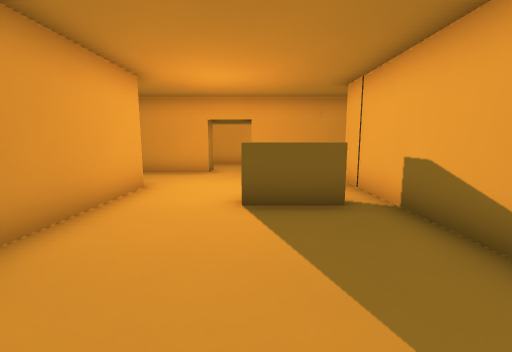
View 1 (above)

16 first-person views from a walk through a Godot game level. The camera is 1.2 m above the floor, tilts 8° down and sees 90° across. The floor is counted in squares, 1 m on a side. Each view is taken from the middle of a square. On the plan, view 1 faces up. The plan holds only what a view shows up to about 12 squares ahead; the rest is blank. The place goes on beyond the plan. Characters and animated objects are not drawn.

View 2
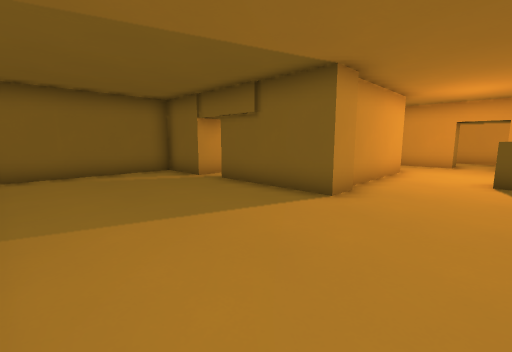

View 3
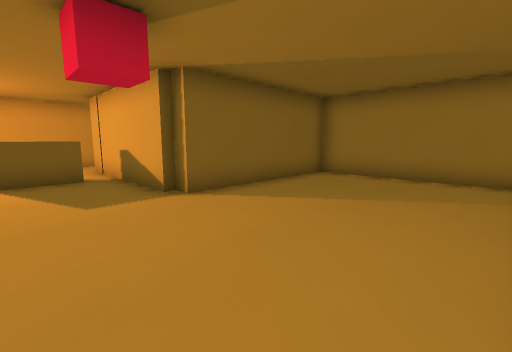

View 4
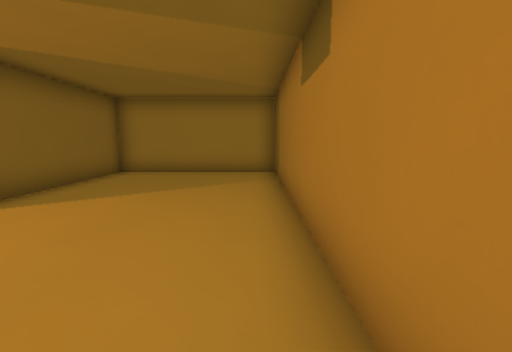

View 5
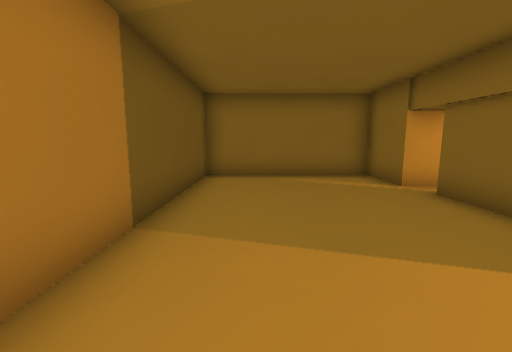

View 6
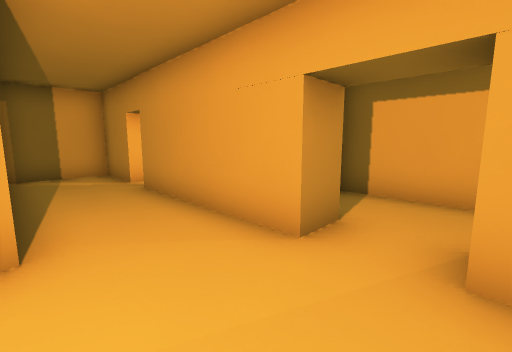

View 7
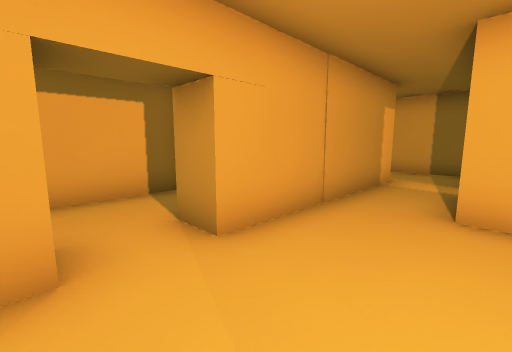

View 8
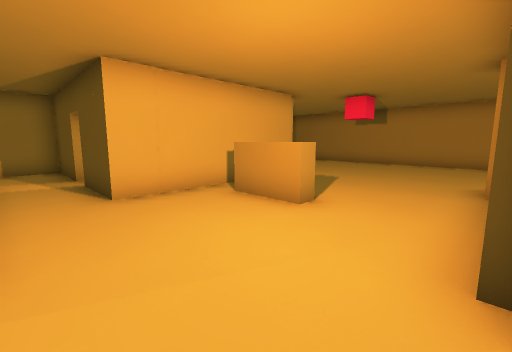

View 9
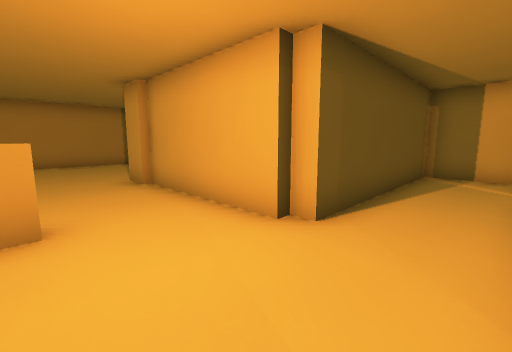

View 10
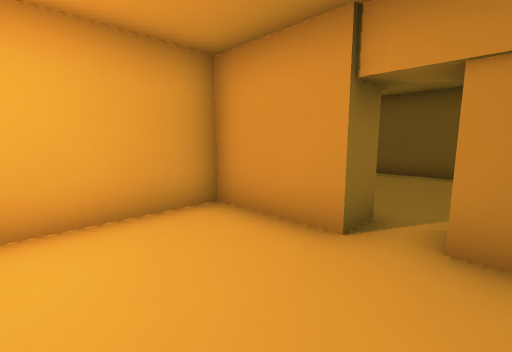

View 11
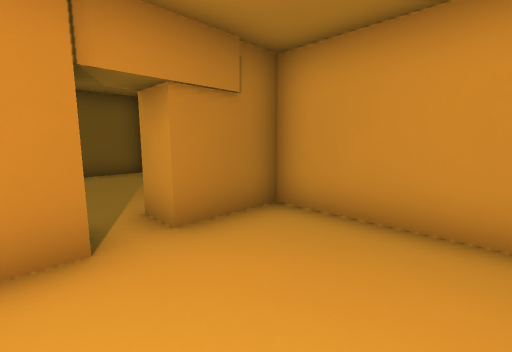

View 12
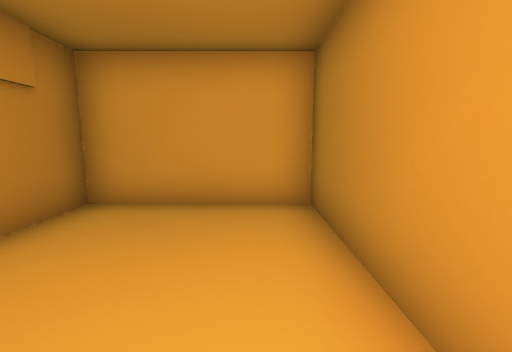

View 13
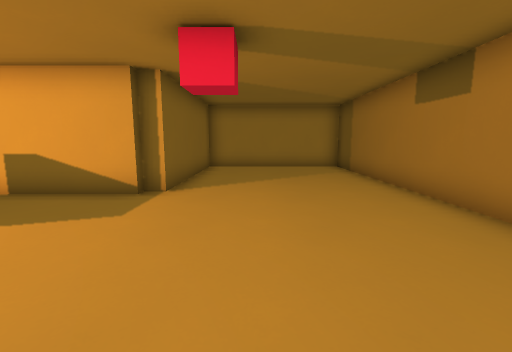

View 14
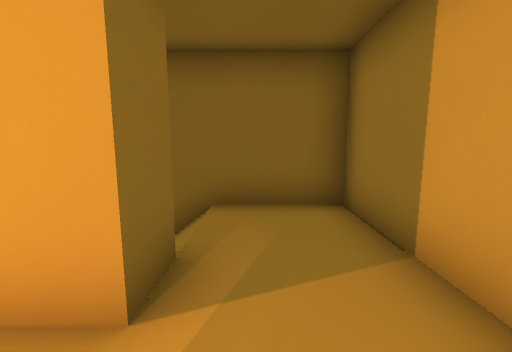

View 15
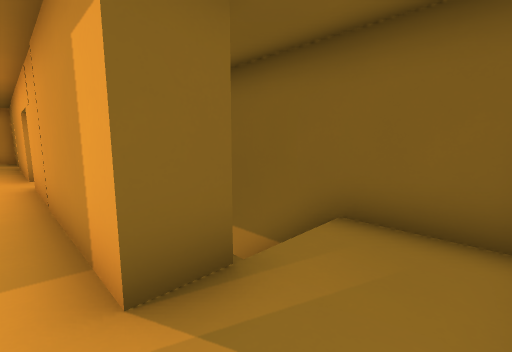

View 16
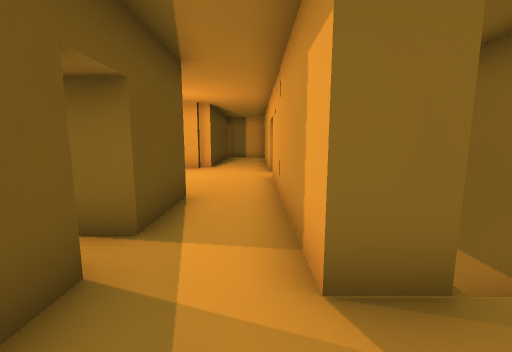

### Floor plan
Ten units are one square. View 1 is at (0, 0); x grows to the right and y downward. Boxes are objects, and circles mark ways between rooms. Rooms are numbered by the first view taken in them; rooms with no view inside come last. Other rooms are left out.
<svg viewBox="-102 -132 194 184">
<path fill="none" stroke="#000" d="M-27 -21 -27 -11 -66 -11 -66 -20M17 -46 -2 -46 -2 -51 18 -51M-29 -66 -29 -20M-76 -18 -76 -8 -97 -8 -97 47 87 47 87 -11 29 -11 29 -16 26 -16 26 -75 49 -75M-18 -95 -66 -95M59 -75 87 -75 87 -127 35 -127M62 -106 62 -95 -2 -95M-76 -100 -76 -95 -97 -95 -97 -70 -32 -70 -32 -65M-66 -20 -39 -20 -39 -51M-59 -60 -97 -60 -97 -18 -76 -18"/>
<circle cx="-70" cy="-15" r="3" fill="#2a7"/>
<text x="0" y="-20">1</text>
<text x="-70" y="-40">2</text>
</svg>
Room 1 opens to room 2.

Where each view was taken, in squares from view 1:
view 1: 0 up, 0 right, facing up
view 2: 4 down, 0 right, facing up-left
view 3: 4 down, 0 right, facing up-right
view 4: 4 down, 1 left, facing right
view 5: 3 down, 1 left, facing left
view 6: 7 up, 0 right, facing up-left
view 7: 7 up, 2 left, facing up-right
view 8: 9 up, 3 left, facing down-right
view 9: 9 up, 0 right, facing down-left
view 10: 5 up, 8 left, facing down-right
view 11: 5 up, 6 left, facing down-left
view 12: 5 up, 5 left, facing left
view 13: 1 down, 3 left, facing right
view 14: 8 up, 7 right, facing up
view 15: 9 up, 8 right, facing up-left
view 16: 9 up, 8 right, facing left
